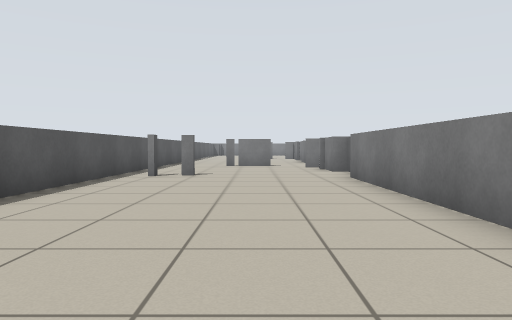
view 1 (above)

24 first-person views from a walk through a robot-simulator world made for Stage. The camera is 0.7 m above the floor, tilts 2° down and sees 70° across. The lines on the ground mark 1 m squares. The floor is counted in squares, 1 m on a side. Each view is taken from the middle of a square. On the plan, view 1 faces up. The plan holds only what a view shows up to about 11 squares ahead; the rest is blank. Robots are left out.

view 2
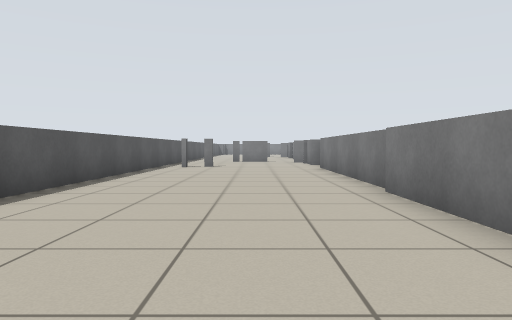

view 3
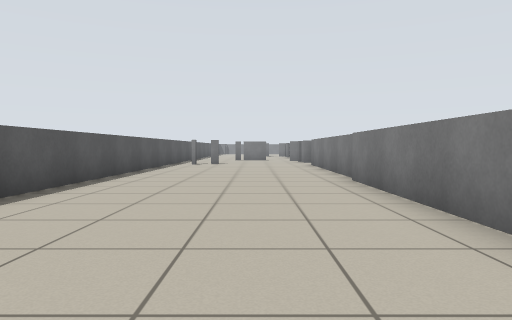

view 4
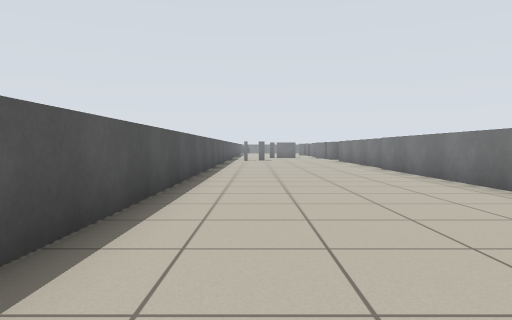

view 5
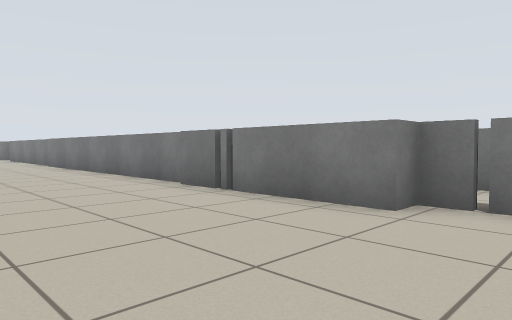

view 6
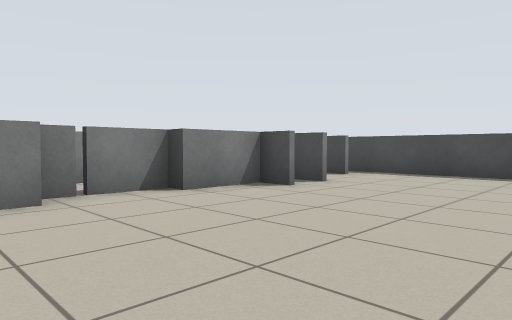

view 7
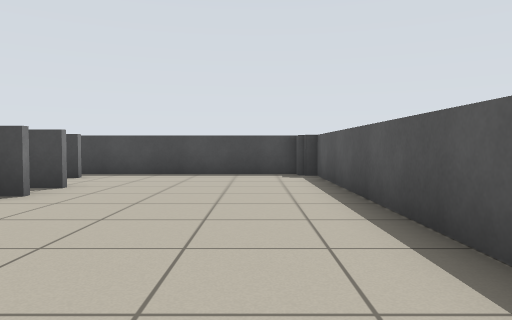

view 8
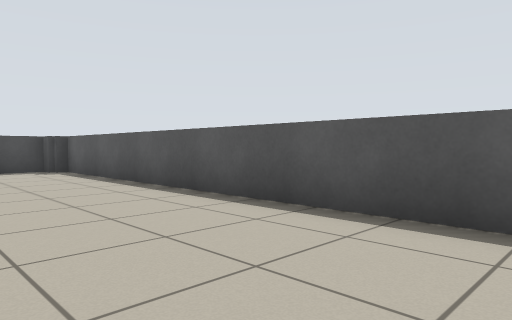

view 9
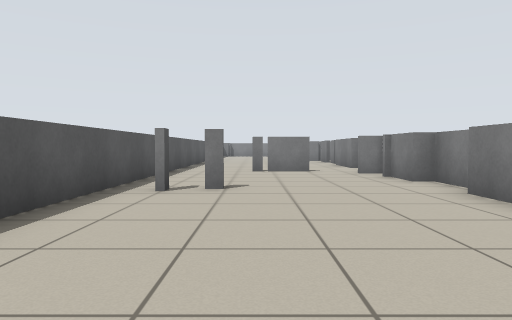

view 10
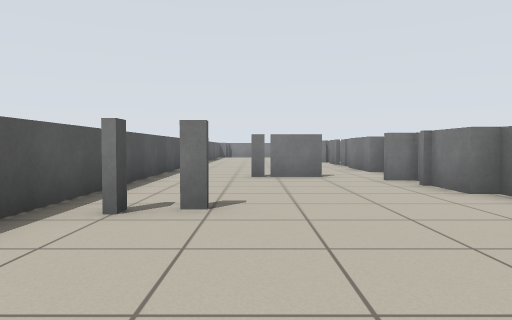

view 11
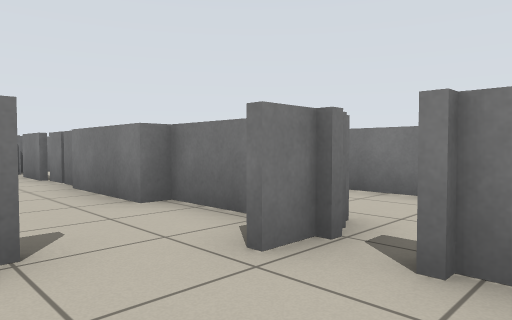

view 12
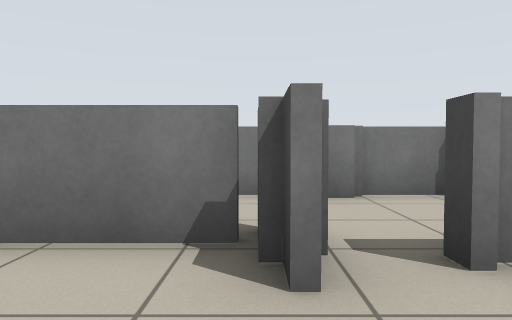

view 13
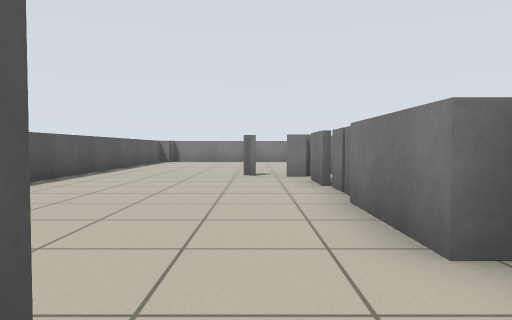

view 14
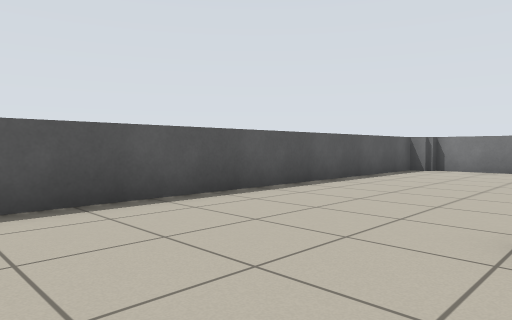

view 15
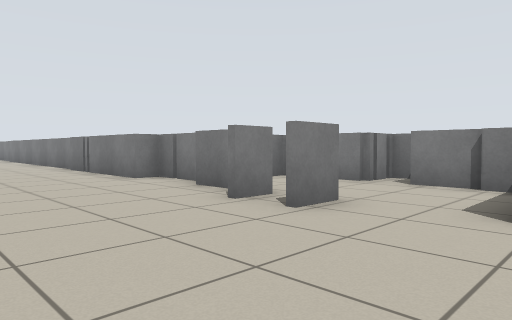

view 16
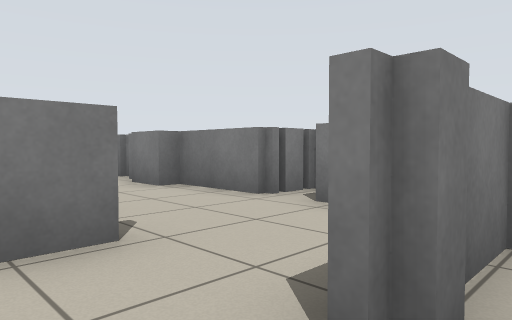

view 17
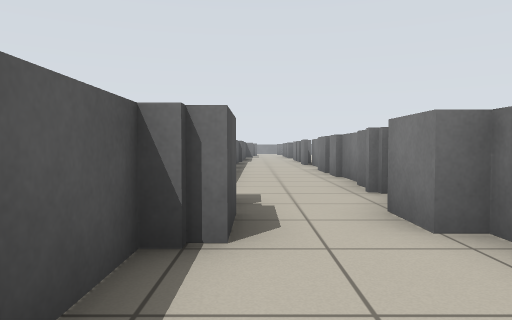

view 18
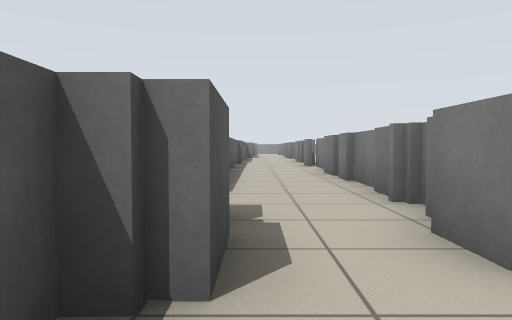

view 19
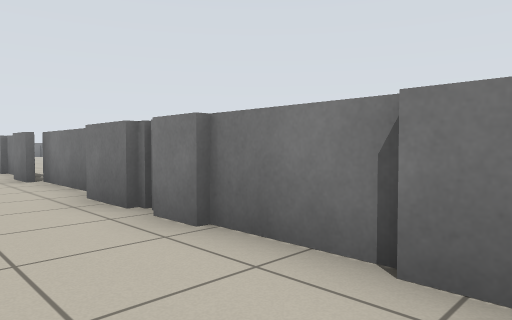

view 20
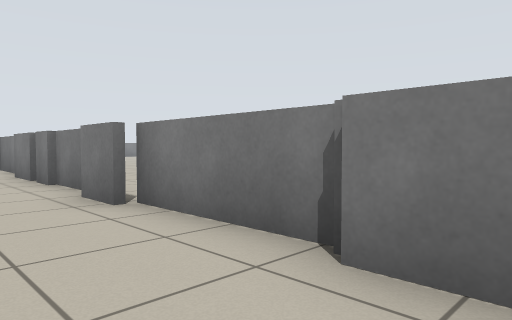

view 21
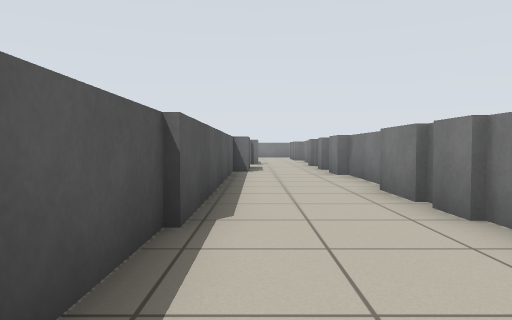

view 22
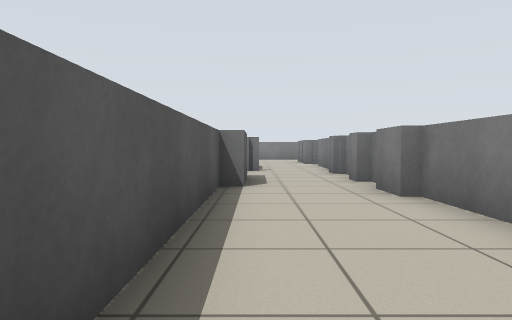

view 23
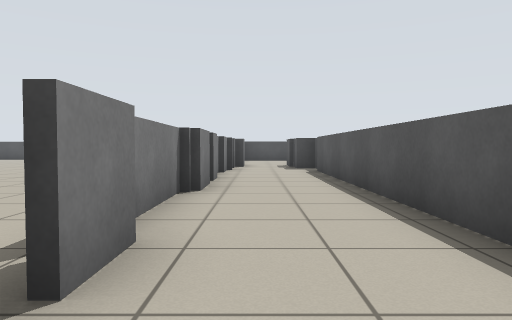

view 24
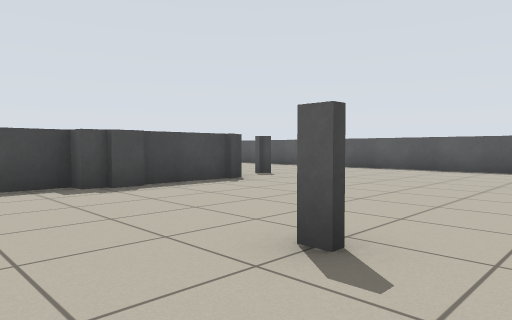

### Floor plan
Key: @ floor where view 1 was taken; . floor; = window, fence, low wall or low ledge.
Columns run from 4 left of view 1 to 10 right of it. Each row starts with its distance up from view 1.
 31  ===
 30 ==..
 29 =...     .. .
 28 =.........=.
 27 =............
 26 =............
 25 =...........
 24 =...........
 23 =.....=====.
 22 =....==   ==
 21 =.....=
 20 =.....=
 19  .....=
 18   ....=
 17   ....=
 16 = ....=
 15 =.....==
 14 =..==..=.=
 13 =.....==.=
 12 =.....=..=
 11 =.....==.=
 10 =......=.=
  9 =.=....=.=
  8 =.....==.=
  7 =.....=..=
  6 =.....=..=
  5 =.....=..=
  4 =.....=..=
  3 =.....=..=
  2 =.....=..=..
  1 =.....=..=..
  0 =...@.=..=.
 -1 =.....=..=.
 -2 =.....=..=.
 -3 =.....=..=..
 -4 =.....=..= ..
 -5 =.....=..=  .
 -6 =.....=..=  ..
 -7 =.....=..=   ..
 -8 =.....=..=    .
 -9 =.....=..=
-10 =.....=..=
-11 =.....==.=
-12 =......=.=
-13 =.....==.=
-14 =.....=..=
-15 =.....=..==
-16 =.....=..==
-17 =........=
-18 =.....====
-19 ==.......
-20  =======

Positions as (right, up) in squares from view 1, and headings:
1: (0, 0), facing up
2: (0, -4), facing up
3: (0, -6), facing up
4: (-2, -10), facing up
5: (-2, -13), facing up-right
6: (-3, -10), facing down-right
7: (-2, -10), facing down
8: (0, -8), facing down-left
9: (-1, 3), facing up
10: (-1, 5), facing up
11: (0, 11), facing up-right
12: (0, 13), facing right
13: (1, 13), facing up
14: (1, 19), facing up-left
15: (-2, -19), facing up-right
16: (1, -19), facing up-right
17: (3, -16), facing up
18: (3, -15), facing up
19: (3, -10), facing up-right
20: (3, -6), facing up-right
21: (3, -2), facing up
22: (3, 2), facing up
23: (4, 1), facing down
24: (8, 29), facing down-left
